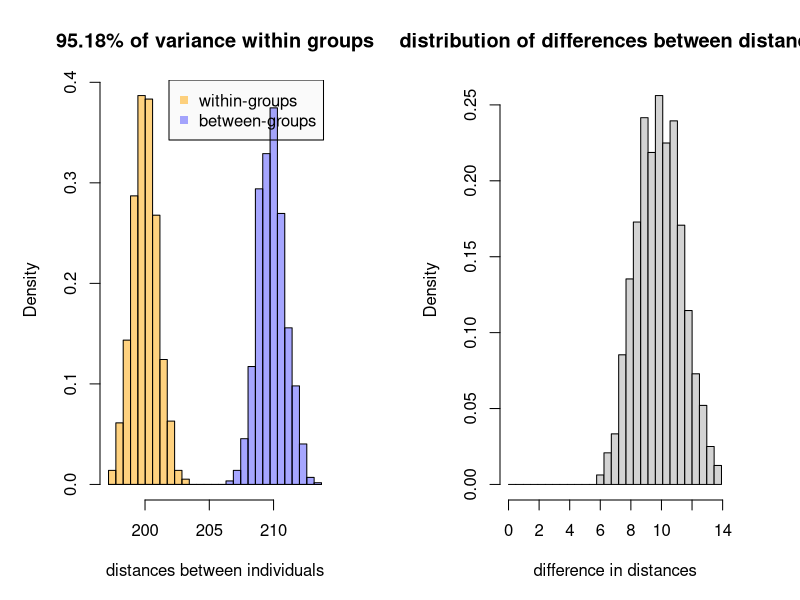

Write the R code that produced this figure.
#define some functions
var_mix_2norm <- function(p1, p2, m1, m2, v1, v2) p1*v1 + p2*v2 + p1*m1^2 + p2*m2^2 - (p1*m1 + p2*m2)^2
dist_vec <- function(x, inds, pop2) sqrt(sum((x[inds[1],,1] - x[inds[2],,pop2])^2))

#check to make sure formula works lol
n = 5E5
var(c(rnorm(n), rnorm(n / 3, sd = 2) + 1.25))
var_mix_2norm(0.75, 0.25, 0, 1.25, 1, 4)

#specify simulation parameters
n_dim <- 2E4
n_obs <- 1E3
mean_separation <- 0.45

#simulate data
x <- abind::abind(t(matrix(rnorm(n_obs*n_dim),n_dim, n_obs)), t(matrix(rnorm(n_obs*n_dim),n_dim, n_obs)) + mean_separation, along = 3)

#find distances
n_rep <- 5E3
within_dists <- replicate(1E3, dist_vec(x, sample(1:n_obs, 2, F), 1))
between_dists <- replicate(1E3, dist_vec(x, sample(1:n_obs, 2, F), 2))
difference_dists <- between_dists - within_dists

#find prop total variance
prop_variance_within_groups <- 1 / var_mix_2norm(0.5, 0.5, 0, mean_separation, 1, 1)

#do plotting
breaks <- seq(from = min(c(within_dists, between_dists)), to = max(c(within_dists, between_dists)), length.out = 30)
hist_w <- hist(within_dists, breaks = breaks, plot = F)
hist_b <- hist(between_dists, breaks = breaks, plot = F)
par(mfrow = c(1,2), mar = c(5,5,4,3.5))
plot(hist_w, col = adjustcolor("orange", 0.5), ylim = c(0,max(c(hist_w$density, hist_b$density))), freq = F,
     main = paste0(round(prop_variance_within_groups*100, 2), "% of variance within groups"),
     xlab = "distances between individuals")
hist(between_dists, col = adjustcolor("blue", 0.35), breaks = breaks, add = T, freq = F)
legend(x = mean(par("usr")[1:2]) - diff(par("usr")[1:2])/5, y = par("usr")[4], cex = 1,
       col = c(adjustcolor("orange", 0.5), adjustcolor("blue", 0.35)), bg = adjustcolor(1, 0.02),
       pch = 15, legend = c("within-groups", "between-groups"))
hist(difference_dists, xlim = c(0, max(difference_dists)), freq = F, xlab = "difference in distances",
     main = "distribution of differences between distances", 
     breaks = seq(0, max(difference_dists), length.out = 30))


